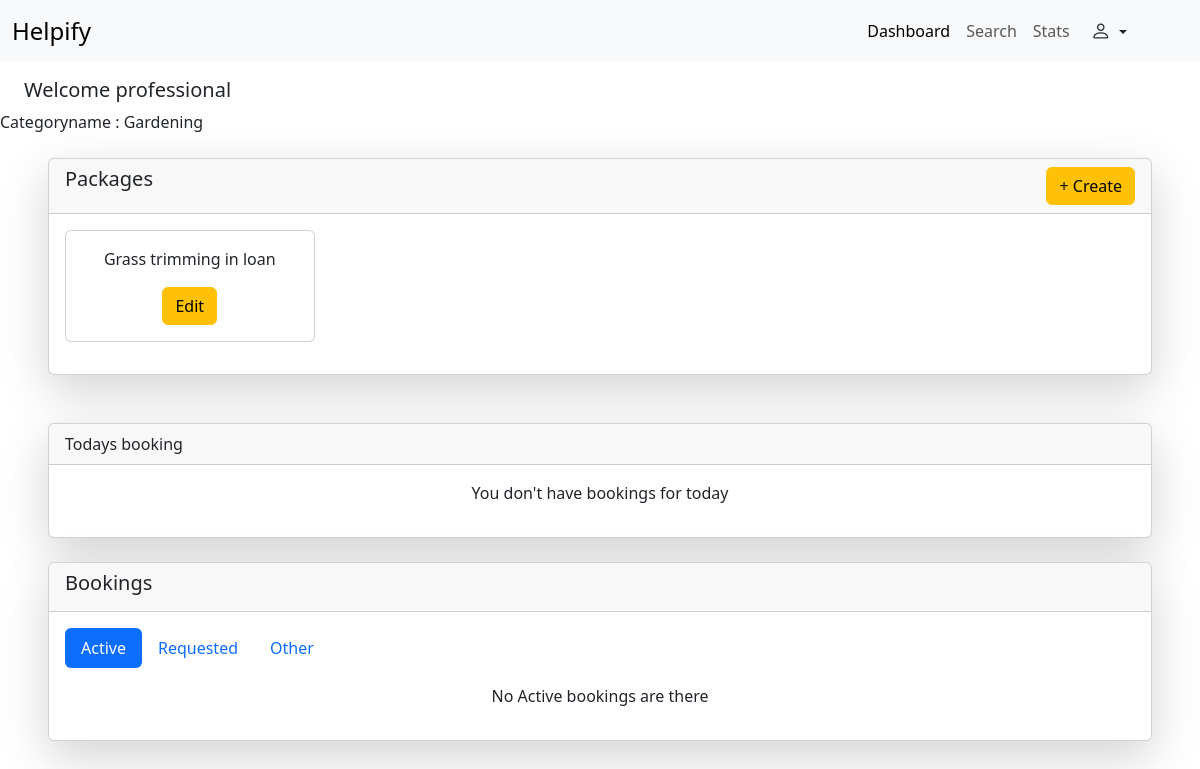
The page /professional/dashboard (signed in) on the database its author committed.
### backend/models.py (models this page shows)
class ServiceCategory(db.Model):
    __tablename__  = "category"
    id = db.Column(db.Integer , primary_key = True , autoincrement=True )
    name = db.Column(db.String  ,unique=True, nullable = False)
    professionals= db.relationship("ServiceProfessional" , backref="category" )
    packages= db.relationship("ServicePackage" , backref="category" )
    bookings= db.relationship("Booking" , backref="category" )

class ServicePackage(db.Model):
    __tablename__ = "package"
    id = db.Column(db.Integer , primary_key = True , autoincrement=True)
    name = db.Column(db.String  ,unique=True, nullable = False)
    price = db.Column(db.Integer , nullable=False)
    prof_id = db.Column(db.Integer, db.ForeignKey("professional.id"), nullable=False)
    cat_id = db.Column(db.Integer, db.ForeignKey("category.id"), nullable=False)
    associate_bookings= db.relationship("Booking" , backref="package" )

### backend/routes.py (the view)
@app.route("/professional/dashboard")
@login_required
def prof_dash():
    active_bookings=[]
    requested_bookings = []
    other_bookings = []
    todaysdate = datetime.now().strftime("%Y-%m-%d")
    todays_bookings = []
    print(type(todaysdate))
    for booking in current_user.recieved_bookings:
        if ( booking.status =="Active" or booking.status=="Started" or booking.status=="Finished" ) and booking.date == todaysdate:
                todays_bookings.append(booking)
        elif booking.status=="Active":
            active_bookings.append(booking)
        elif booking.status == "Requested":
            requested_bookings.append(booking)
        else:
            other_bookings.append(booking)
    return render_template("/professional/dashboard.html" , current_prof = current_user ,
                           active_bookings= active_bookings , requested_bookings = requested_bookings , other_bookings = other_bookings , todays_bookings = todays_bookings)

### templates/professional/dashboard.html (shortened to what this page needs)
<!DOCTYPE html>
<html lang="en">
<head>
    <link href="https://cdn.jsdelivr.net/npm/bootstrap@5.3.7/dist/css/bootstrap.min.css" rel="stylesheet"
>
    <link rel="stylesheet" href="https://cdn.jsdelivr.net/npm/bootstrap-icons@1.13.1/font/bootstrap-icons.min.css">
</head>
<body>
    <nav class="navbar navbar-expand-lg bg-body-tertiary">
        <div class="container-fluid">
            <a class="navbar-brand fs-4" href="#">Helpify</a>
            <div class="col-3lapse navbar-collapse " id="navbarNav">
                <ul class="navbar-nav ms-auto    ">
                    <li class="nav-item">
                        <a class="nav-link active" aria-current="page" href="#">Dashboard</a>
                    </li>
                    <li class="nav-item">
                        <a class="nav-link" href="#">Search</a>
                    </li>
                    <li class="nav-item">
                        <a class="nav-link" href="#">Stats</a>
                    </li>
                </ul>
                <div class="dropdown me-5 ">
                    <button class="btn btn- dropdown-toggle" type="button" data-bs-toggle="dropdown"
                        aria-expanded="false">
                        <i class="bi bi-person fs-5 "></i>
                    </button>
                </div>
            </div>
        </div>
    </nav>
    {% if current_prof.status == "Requested" %}
    <div class="card shadow-lg mt-5 p-3 ms-auto me-auto" style="width: 30%;">
        waiting for admin's approval.
    </div>
    {% elif current_prof.status == "Rejected" %}
    <div class="card shadow-lg  mt-5 p-3 ms-auto me-auto" style="width: 30%;">
        Request is rejected by admin.
    </div>
    {% elif current_prof.status == "Flagged" %}
    <div class="card shadow-lg mt-5 p-3 ms-auto me-auto" style="width: 30%;">
        You have been flagged by admin.
    </div>
    {% else %}
    <h5 class="mt-3 ms-4"> Welcome professional</h5>
    <p> Categoryname : {{current_prof.category.name}}</p>
    <div class="card shadow-lg ms-5 me-5 mt-4 text-center">
        <div class="card-header">
            <div class="d-flex d-inline">
                <h5>Packages</h5>
                <button type="button" class="btn btn-warning ms-auto" data-bs-toggle="modal"
                    data-bs-target="#create_package">
                    + Create
                </button>
            </div>
        </div>
        <div class="card-body">
            {% if current_prof.packages %}
            <div class="row">
                {% for pack in current_prof.packages %}
                <div class="col-3 mb-3">
                    <div class="card">
                        <div class="card-body">
                            <p>{{pack.name}}</p>
                            <button type="button" class="btn btn-warning" data-bs-toggle="modal"
                                data-bs-target="#edit-pack-{{pack.id}}">Edit</button>
                        </div>
                    </div>
                </div>
                {% endfor %}
            </div>
            {% else %}
            <div class="text-center">
                No packages available. Create packages to start working.
            </div>
            {% endif %}
        </div>
    </div>
    <div class="card mt-5 ms-5 me-5 shadow-lg mb-3">
        <div class="card-header">
            Todays booking
        </div>
        <div class="card-body">
            {% if todays_bookings %}
            <table class="table">
                <thead>
                    <tr>
                        <th scope="col">Customer Name</th>
                        <th scope="col">Package Name</th>
                        <th scope="col">Email</th>
                        <th scope="col">Date</th>
                        <th scope="col">Time</th>
                        <th scope="col">Price</th>
                        <th scope="col">Address</th>
                        <th scope="col">Phone</th>
                        <th scope="col">
                            Actions
                        </th>
                    </tr>
                </thead>
                <tbody>
                    {% for tb in todays_bookings %}
                    <tr>
                        <td>{{tb.user.name}}</td>
                        <td>{{tb.package.name}}</td>
                        <td>{{tb.user.email}}</td>
                        <td>{{tb.date}}</td>
                        <td>{{tb.time}}</td>
                        <td>{{tb.package.price}}</td>
                        <td>{{tb.user.address}}</td>
                        <td>{{tb.user.phone}}</td>
                        <td>
                            {% if tb.status == "Active" %}
                            <button class="btn btn-success" data-bs-toggle="modal" data-bs-target="#start-booking-{{tb.id}}">Start</button>
                            <div class="modal fade" id="start-booking-{{tb.id}}" tabindex="-1"
                                aria-labelledby="exampleModalLabel" aria-hidden="true">
                                <div class="modal-dialog">
                                    <div class="modal-content">
                                        <div class="modal-header">
                                            <h1 class="modal-title fs-5" id="exampleModalLabel">Start Bookings
                                            </h1>
                                            <button type="button" class="btn-close" data-bs-dismiss="modal"
                                                aria-label="Close"></button>
                                        </div>
                                        <div class="modal-body">
                                            Are you sure you want to Start?
                                        </div>
                                        <div class="modal-footer">
                                            <form action="/booking?task=start&book_id={{tb.id}}" method="POST">
                                                <button type="submit" class="btn btn-success">Yes</button>
                                            </form>
                                            <button class="btn btn-secondary" data-bs-dismiss="modal">NO</button>
                                        </div>
                                    </div>
                                </div>
                            </div>
                            </div>
                            {% elif tb.status =="Started" %}
                            <button class="btn btn-secondary" data-bs-toggle="modal" data-bs-target="#Finish-booking-{{tb.id}}">Finihs</button>
                            <div class="modal fade" id="Finish-booking-{{tb.id}}" tabindex="-1"
                                aria-labelledby="exampleModalLabel" aria-hidden="true">
                                <div class="modal-dialog">
                                    <div class="modal-content">
                                        <div class="modal-header">
                                            <h1 class="modal-title fs-5" id="exampleModalLabel">Finish Bookings
                                            </h1>
                                            <button type="button" class="btn-close" data-bs-dismiss="modal"
                                                aria-label="Close"></button>
                                        </div>
                                        <div class="modal-body">
                                            Are you sure you want to Finish?
                                        </div>
                                        <div class="modal-footer">
                                            <form action="/booking?task=finish&book_id={{tb.id}}" method="POST">
                                                <button type="submit" class="btn btn-success">Yes</button>
                                            </form>
                                            <button class="btn btn-secondary" data-bs-dismiss="modal">NO</button>
                                        </div>
                                    </div>
                                </div>
                            </div>
                            </div>
                            {% elif tb.status == "Finished" %}
                            <p>Waiting for customer to close</p>
                            {% endif %}
                        </td>
                </tr>
                {% endfor %}
             </tbody>
        </table>
        {% else %}
        <div class="text-center ">
            <p>You don't have bookings for today</p>
        </div>
        {% endif %}
    </div>
    </div>
    <div class="card mt-4 ms-5 me-5 shadow-lg mb-3">
        <div class="card-header">
            <h5>Bookings</h5>
        </div>
        <div class="card-body">
            <ul class="nav nav-pills mb-3" id="pills-tab" role="tablist">
                <li class="nav-item" role="presentation">
                    <button class="nav-link active" id="pills-Activebooking-tab" data-bs-toggle="pill"
                        data-bs-target="#pills-Activebooking" type="button" role="tab"
                        aria-controls="pills-Activebooking" aria-selected="true">Active</button>
                </li>
                <li class="nav-item" role="presentation">
                    <button class="nav-link" id="pills-RequestedBooking-tab" data-bs-toggle="pill"
                        data-bs-target="#pills-RequestedBooking" type="button" role="tab"
                        aria-controls="pills-RequestedBooking" aria-selected="false">Requested</button>
                </li>
                <li class="nav-item" role="presentation">
                    <button class="nav-link" id="pills-otherbooking-tab" data-bs-toggle="pill"
                        data-bs-target="#pills-otherbooking" type="button" role="tab" aria-controls="pills-otherbooking"
                        aria-selected="false">Other</button>
                </li>
            </ul>
            <div class="tab-content" id="pills-tabContent">
                <div class="tab-pane fade show active" id="pills-Activebooking" role="tabpanel"
                    aria-labelledby="pills-Activebooking-tab" tabindex="0">
                    {% if active_bookings %}
                    <table class="table">
                        <thead>
                            <tr>
                                <th scope="col">Customer Name</th>
                                <th scope="col">Package Name</th>
                                <th scope="col">Email</th>
                                <th scope="col">Date</th>
                                <th scope="col">Time</th>
                                <th scope="col">Price</th>
                                <th scope="col">Address</th>
                                <th scope="col">Phone</th>
                                <!-- <th scope="col">
                                    Actions
                                </th> -->
                            </tr>
                        </thead>
                        <tbody>
                            {% for ab in active_bookings %}
                            <tr>
                                <td>{{ab.user.name}}</td>
                                <td>{{ab.package.name}}</td>
                                <td>{{ab.user.email}}</td>
                                <td>{{ab.date}}</td>
                                <td>{{ab.time}}</td>
                                <td>{{ab.package.price}}</td>
                                <td>{{ab.user.address}}</td>
                                <td>{{ab.user.phone}}</td>
                                <!-- <td>
                                    <button class="btn btn-warning" data-bs-toggle="modal" data-bs-target="#flag-prof-{{ab.id}}">
                                        Flag
                                    </button>
                                    <div class="modal fade" id="flag-prof-{{ab.id}}" tabindex="-1"
                                        aria-labelledby="exampleModalLabel" aria-hidden="true">
                                        <div class="modal-dialog">
                                            <div class="modal-content">
                                                <div class="modal-header">
                                                    <h1 class="modal-title fs-5" id="exampleModalLabel">Flag {{ab.name}}
                                                    </h1>
                                                    <button type="button" class="btn-close" data-bs-dismiss="modal"
                                                        aria-label="Close"></button>
                                                </div>
                                                <div class="modal-body">
                                                    Are you sure you want to flag {{ab.name}}?
                                                </div>
                                                <div class="modal-footer">
                                                    <form action="/professional?task=flag&prof_id={{ab.id}}" method="POST">
                                                        <button type="submit" class="btn btn-success">Yes</button>
                                                    </form>
                                                    <button class="btn btn-secondary" data-bs-dismiss="modal">NO</button>
                                                </div>
                                                                                                    </div>
                                            </div>
                                        </div>
                                    </div>
                                </td>-->
                            </tr>
                            {% endfor %}
                        </tbody>
                    </table>
                    {% else %}
                    <div class="text-center ">
                        <p> No Active bookings are there</p>
                    </div>
                    {% endif %}
                </div>
    </div>
    </div>
    </div>
    {% endif %}
</body>
</html>

### rows shown on the page
ServiceCategory: category.name "Gardening"
ServicePackage: name "Grass trimming in loan"
